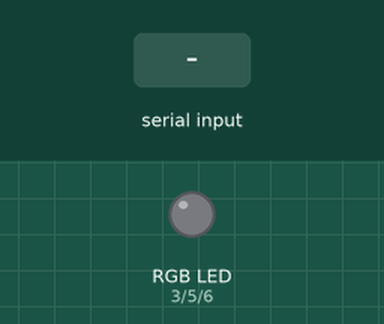
Bench run of a sketch on a simulated Arduino Uno, built with avr-gcc and run on an emulated ATmega328P. Shown: an RGB LED mixed from three pins (HIGH = lit). The test bench sets the inputs (shaded band).

Above: at 1.2 s.
1.3 s: "a" received over Serial
At 2.0 s:
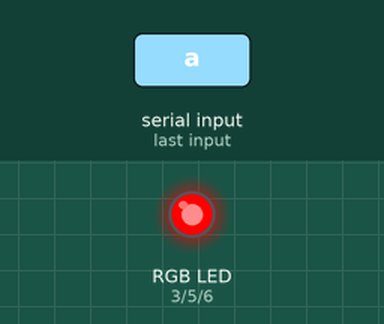
2.8 s: "s" received over Serial
At 3.1 s:
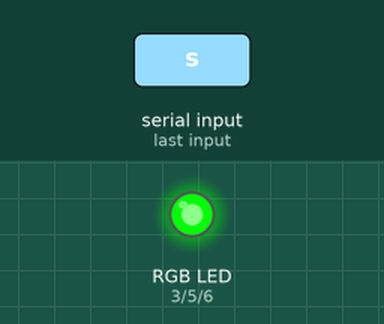
4.3 s: "d" received over Serial
At 5.5 s:
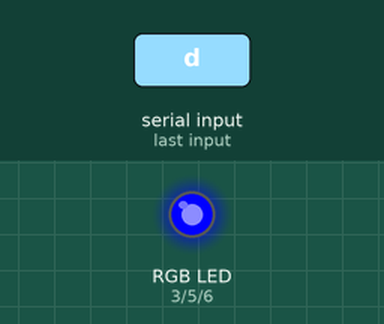
5.8 s: "f" received over Serial
At 6.6 s:
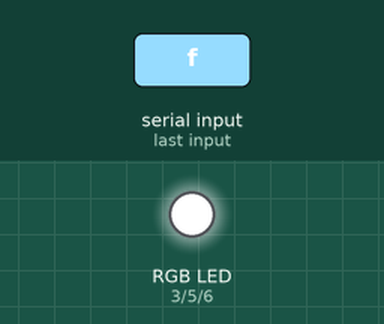
Timing chart, 0 to 8.3 s (numbered marks = the images above; inputs shaded):
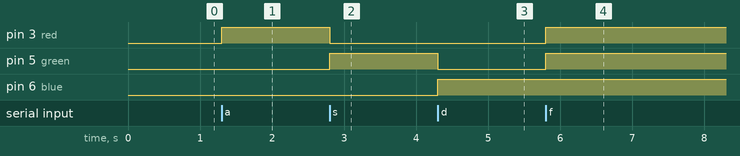

Measured:
- after the input at 1.3 s, pin 3 (red): LOW → HIGH at once
- after the input at 2.8 s, pin 3 (red): HIGH → LOW at once; pin 5 (green): LOW → HIGH at once
- after the input at 4.3 s, pin 5 (green): HIGH → LOW at once; pin 6 (blue): LOW → HIGH at once
- after the input at 5.8 s, pin 3 (red), pin 5 (green): LOW → HIGH at once

The sketch:

lab2-3.ino
```cpp
#define red 3
#define green 5
#define blue 6
int i = 0;
void setup(){
  Serial.begin(9600);
  pinMode(red, OUTPUT);
  pinMode(green, OUTPUT);
  pinMode(blue, OUTPUT);
}
void loop() {
  if (Serial.available() > 0){
    char In = Serial.read();
   if (In == 'a'){
      RGB(255,0,0);
    }
  else if(In == 's'){
      RGB(0,255,0);
    }
  else if(In == 'd'){
      RGB(0,0,255);
    }
  else if(In == 'f'){
      RGB(255,255,255);
    }
  }
}
void RGB(int R, int G, int B){
  analogWrite(red, R);
  analogWrite(green, G);
  analogWrite(blue, B);
}
```
